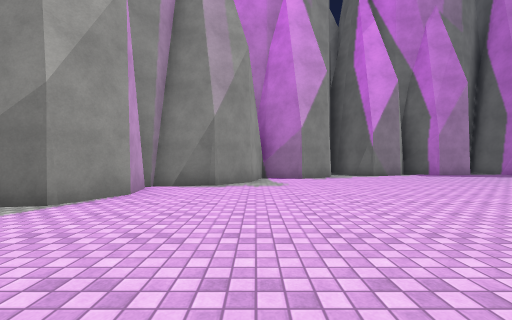
[1] (above)

16 first-person views from a walk through a scene from a Unity 3-D project. The camera is 1.2 m above the floor, looks level and sees 90° across. The floor is counted in squares, 2 m on a side. Each view is taken from the middle of a square. On the plan, view 1 faces up. The plan holds only what a view shows up to about 9 squares ahead; the rest is blank. The place goes on beyond the plan. The player is left out. Some animated figures are not drawn. Some surface patterns are stand-ins.

[2]
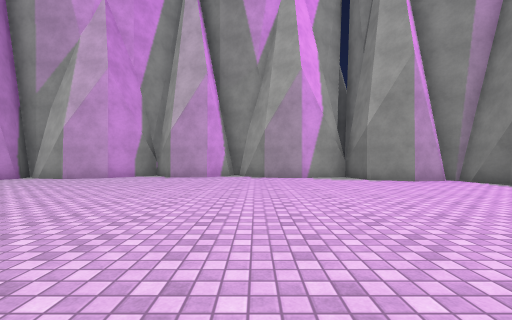

[3]
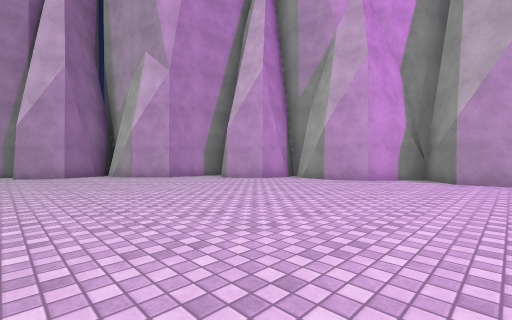

[4]
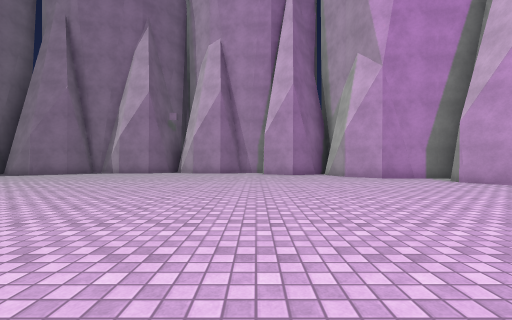

[5]
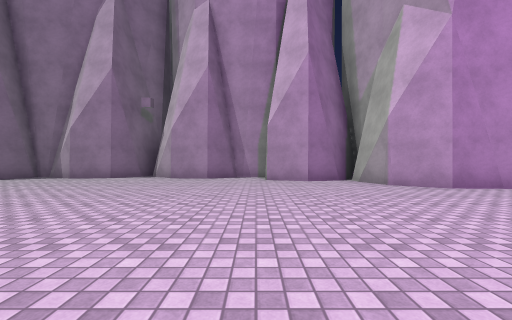

[6]
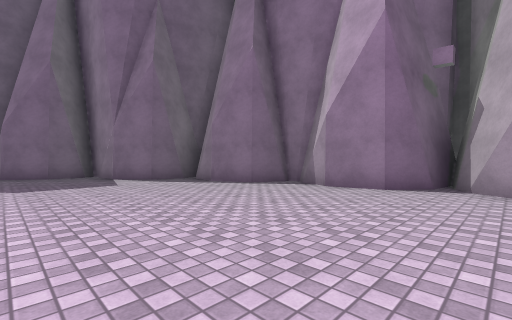

[7]
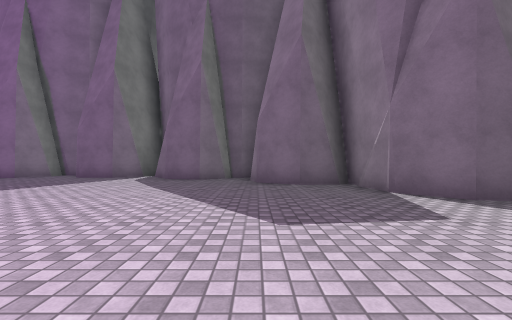

[8]
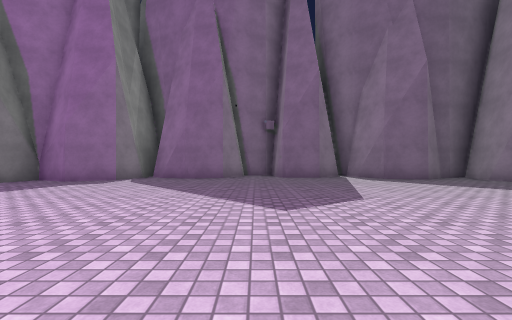

[9]
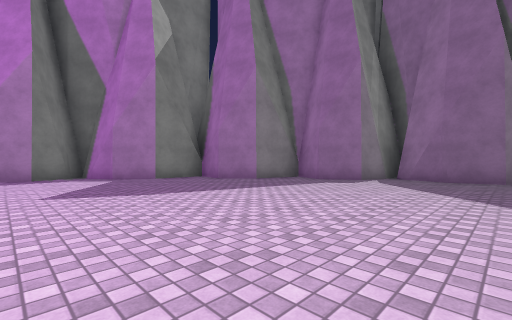

[10]
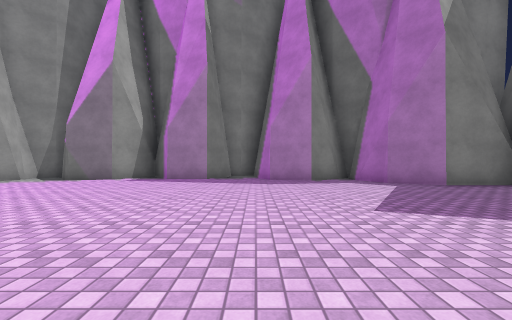

[11]
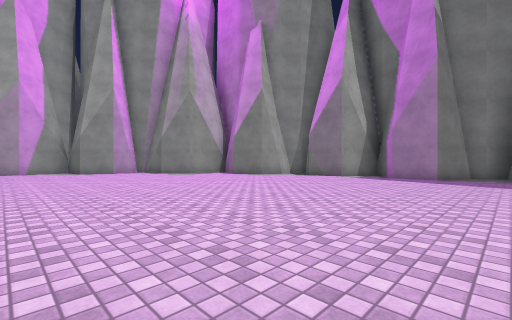

[12]
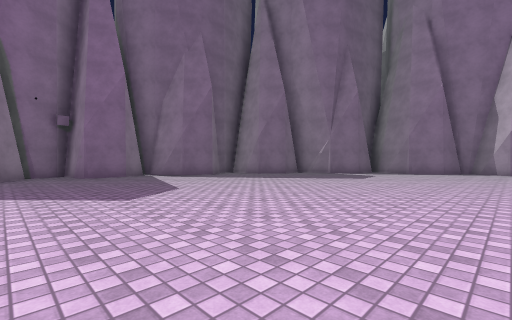

[13]
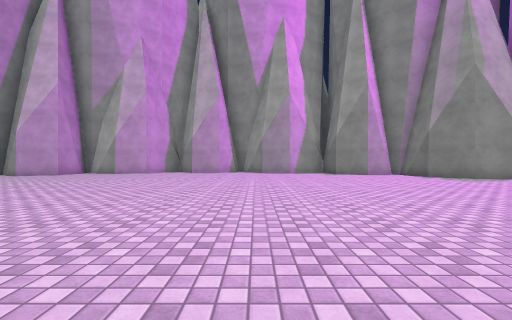

[14]
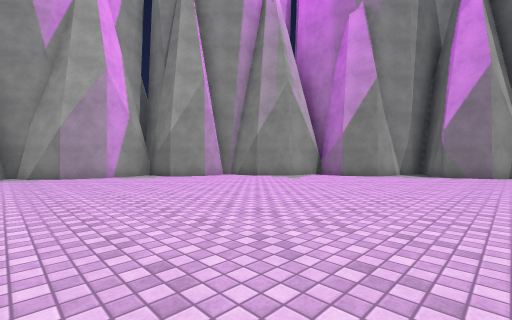

[15]
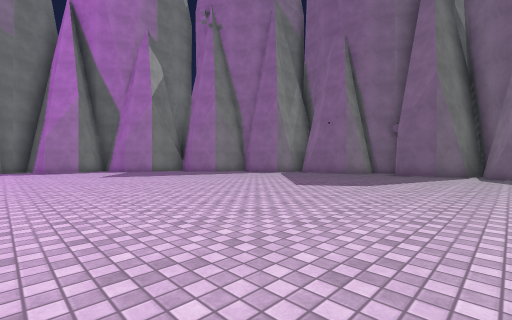

[16]
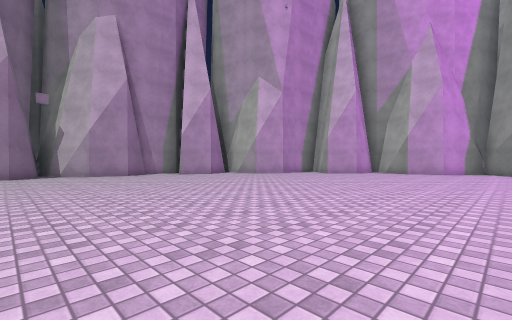

### Floor plan
Key: @ floor where view 1 was taken; # wall or solid block; . floor.
Columns run from 5 left of view 1 to 21 right of it. Each row starts with its distance up from view 1.
 11        # ######## #
 10        ####.....####
  9      ###...........##
  8      ##.............##
  7     ##...............##
  6   ###.................###
  5   #.....................#
  4  ##.....................#
  3  #......................###
  2  #.......................#
  1  #.......................#
  0 ##...@...................##
 -1 #............ ............#
 -2 ##..........  ...........##
 -3 ##.......................##
 -4 #.........................#
 -5 ##.......................##
 -6  #......................##
 -7  #.......................#
 -8  ###...................###
 -9   ##...................#
-10   #....................#
-11   ####..............####
-12      ##.............#
-13       ###........####
-14       # #####.####
-15             ###

Positions as (right, up) in squares from view 1, and headings:
1: (0, 0), facing up
2: (5, 0), facing left
3: (4, -2), facing down-left
4: (4, -2), facing down
5: (4, -5), facing down
6: (7, -8), facing down-right
7: (11, -8), facing right
8: (11, -1), facing right
9: (11, 0), facing up-right
10: (10, 2), facing up
11: (10, 1), facing up-left
12: (10, 0), facing down-right
13: (8, 0), facing left
14: (6, -1), facing up-left
15: (9, -5), facing up-right
16: (9, -3), facing down-left
